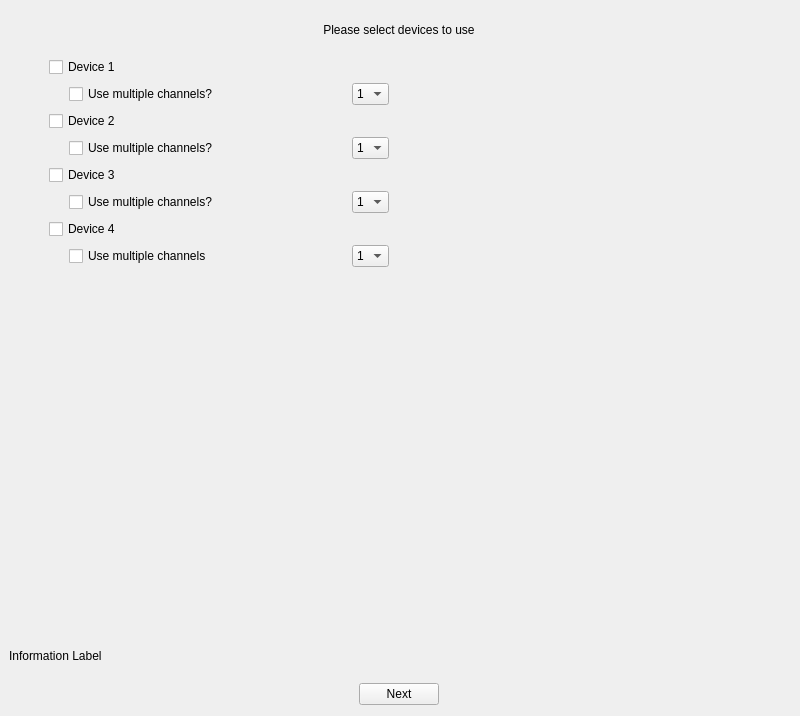
<?xml version="1.0" encoding="UTF-8"?>
<ui version="4.0">
 <class>second_screen</class>
 <widget class="QWidget" name="second_screen">
  <property name="geometry">
   <rect>
    <x>0</x>
    <y>0</y>
    <width>800</width>
    <height>716</height>
   </rect>
  </property>
  <property name="windowTitle">
   <string>Form</string>
  </property>
  <layout class="QVBoxLayout" name="verticalLayout" stretch="0,1,0,0">
   <property name="leftMargin">
    <number>9</number>
   </property>
   <property name="topMargin">
    <number>9</number>
   </property>
   <item>
    <widget class="QLabel" name="screen_label">
     <property name="sizePolicy">
      <sizepolicy hsizetype="Minimum" vsizetype="Minimum">
       <horstretch>0</horstretch>
       <verstretch>0</verstretch>
      </sizepolicy>
     </property>
     <property name="text">
      <string>Please select devices to use</string>
     </property>
     <property name="alignment">
      <set>Qt::AlignCenter</set>
     </property>
    </widget>
   </item>
   <item>
    <layout class="QVBoxLayout" name="alldevice_layout">
     <property name="spacing">
      <number>6</number>
     </property>
     <property name="leftMargin">
      <number>40</number>
     </property>
     <property name="bottomMargin">
      <number>362</number>
     </property>
     <item>
      <layout class="QVBoxLayout" name="device_layout1">
       <item>
        <widget class="QCheckBox" name="deviceone_checkbox">
         <property name="sizePolicy">
          <sizepolicy hsizetype="Minimum" vsizetype="Maximum">
           <horstretch>0</horstretch>
           <verstretch>0</verstretch>
          </sizepolicy>
         </property>
         <property name="text">
          <string>Device 1</string>
         </property>
        </widget>
       </item>
       <item>
        <layout class="QHBoxLayout" name="device_multichannel_layout1">
         <property name="leftMargin">
          <number>20</number>
         </property>
         <property name="rightMargin">
          <number>400</number>
         </property>
         <item>
          <widget class="QCheckBox" name="deviceone_multicheckbox">
           <property name="sizePolicy">
            <sizepolicy hsizetype="Minimum" vsizetype="Fixed">
             <horstretch>1</horstretch>
             <verstretch>0</verstretch>
            </sizepolicy>
           </property>
           <property name="text">
            <string>Use multiple channels?</string>
           </property>
          </widget>
         </item>
         <item>
          <widget class="QComboBox" name="deviceone_multiselect">
           <item>
            <property name="text">
             <string>1</string>
            </property>
           </item>
           <item>
            <property name="text">
             <string>2</string>
            </property>
           </item>
           <item>
            <property name="text">
             <string>3</string>
            </property>
           </item>
           <item>
            <property name="text">
             <string>4</string>
            </property>
           </item>
           <item>
            <property name="text">
             <string>5</string>
            </property>
           </item>
          </widget>
         </item>
        </layout>
       </item>
      </layout>
     </item>
     <item>
      <layout class="QVBoxLayout" name="device_layout2">
       <item>
        <widget class="QCheckBox" name="devicetwo_checkbox">
         <property name="sizePolicy">
          <sizepolicy hsizetype="Minimum" vsizetype="Maximum">
           <horstretch>0</horstretch>
           <verstretch>0</verstretch>
          </sizepolicy>
         </property>
         <property name="text">
          <string>Device 2</string>
         </property>
        </widget>
       </item>
       <item>
        <layout class="QHBoxLayout" name="device_multichannel_layout2">
         <property name="leftMargin">
          <number>20</number>
         </property>
         <property name="rightMargin">
          <number>400</number>
         </property>
         <item>
          <widget class="QCheckBox" name="devicetwo_multicheckbox">
           <property name="sizePolicy">
            <sizepolicy hsizetype="Minimum" vsizetype="Fixed">
             <horstretch>1</horstretch>
             <verstretch>0</verstretch>
            </sizepolicy>
           </property>
           <property name="text">
            <string>Use multiple channels?</string>
           </property>
          </widget>
         </item>
         <item>
          <widget class="QComboBox" name="devicetwo_multiselect">
           <item>
            <property name="text">
             <string>1</string>
            </property>
           </item>
           <item>
            <property name="text">
             <string>2</string>
            </property>
           </item>
          </widget>
         </item>
        </layout>
       </item>
      </layout>
     </item>
     <item>
      <layout class="QVBoxLayout" name="device_layout3">
       <item>
        <widget class="QCheckBox" name="devicethree_checkbox">
         <property name="sizePolicy">
          <sizepolicy hsizetype="Minimum" vsizetype="Maximum">
           <horstretch>0</horstretch>
           <verstretch>0</verstretch>
          </sizepolicy>
         </property>
         <property name="text">
          <string>Device 3</string>
         </property>
        </widget>
       </item>
       <item>
        <layout class="QHBoxLayout" name="device_multichannel_layout3">
         <property name="leftMargin">
          <number>20</number>
         </property>
         <property name="rightMargin">
          <number>400</number>
         </property>
         <item>
          <widget class="QCheckBox" name="devicethree_multicheckbox">
           <property name="sizePolicy">
            <sizepolicy hsizetype="Minimum" vsizetype="Fixed">
             <horstretch>1</horstretch>
             <verstretch>0</verstretch>
            </sizepolicy>
           </property>
           <property name="text">
            <string>Use multiple channels?</string>
           </property>
          </widget>
         </item>
         <item>
          <widget class="QComboBox" name="devicethree_multiselect">
           <item>
            <property name="text">
             <string>1</string>
            </property>
           </item>
           <item>
            <property name="text">
             <string>2</string>
            </property>
           </item>
           <item>
            <property name="text">
             <string>3</string>
            </property>
           </item>
           <item>
            <property name="text">
             <string>4</string>
            </property>
           </item>
          </widget>
         </item>
        </layout>
       </item>
      </layout>
     </item>
     <item>
      <layout class="QVBoxLayout" name="device_layout4">
       <item>
        <widget class="QCheckBox" name="device4_checkbox">
         <property name="sizePolicy">
          <sizepolicy hsizetype="Minimum" vsizetype="Maximum">
           <horstretch>0</horstretch>
           <verstretch>0</verstretch>
          </sizepolicy>
         </property>
         <property name="text">
          <string>Device 4</string>
         </property>
        </widget>
       </item>
       <item>
        <layout class="QHBoxLayout" name="device_multichannel_layout4">
         <property name="leftMargin">
          <number>20</number>
         </property>
         <property name="rightMargin">
          <number>400</number>
         </property>
         <item>
          <widget class="QCheckBox" name="device4_multicheckbox">
           <property name="sizePolicy">
            <sizepolicy hsizetype="Minimum" vsizetype="Fixed">
             <horstretch>1</horstretch>
             <verstretch>0</verstretch>
            </sizepolicy>
           </property>
           <property name="text">
            <string>Use multiple channels</string>
           </property>
          </widget>
         </item>
         <item>
          <widget class="QComboBox" name="device4_multiselect">
           <item>
            <property name="text">
             <string>1</string>
            </property>
           </item>
           <item>
            <property name="text">
             <string>2</string>
            </property>
           </item>
          </widget>
         </item>
        </layout>
       </item>
      </layout>
     </item>
    </layout>
   </item>
   <item>
    <widget class="QLabel" name="information_label">
     <property name="sizePolicy">
      <sizepolicy hsizetype="Preferred" vsizetype="Minimum">
       <horstretch>0</horstretch>
       <verstretch>0</verstretch>
      </sizepolicy>
     </property>
     <property name="text">
      <string>Information Label</string>
     </property>
    </widget>
   </item>
   <item>
    <layout class="QHBoxLayout" name="button_layout">
     <property name="leftMargin">
      <number>325</number>
     </property>
     <property name="rightMargin">
      <number>325</number>
     </property>
     <item>
      <widget class="QPushButton" name="next_button">
       <property name="sizePolicy">
        <sizepolicy hsizetype="Fixed" vsizetype="Fixed">
         <horstretch>0</horstretch>
         <verstretch>0</verstretch>
        </sizepolicy>
       </property>
       <property name="text">
        <string>Next</string>
       </property>
      </widget>
     </item>
    </layout>
   </item>
  </layout>
 </widget>
 <resources/>
 <connections/>
</ui>
